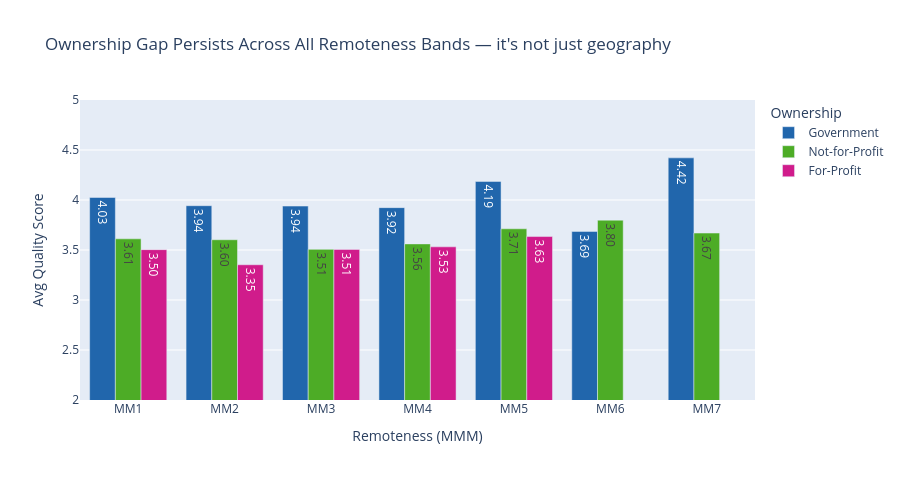

The code cell stored with this chart in its notebook:
### Markdown cell above
## Visual 5 — Ownership Quality Within Each MMM Band

Controls for geography: even within the same remoteness band, government outperforms for-profit. Kills the "rural facilities just happen to be government-run" counter-argument.

### Code cell
ownership_mmm = (
    ratings_raw
    .dropna(subset=['purpose_clean', 'mmm_code', 'quality_score'])
    .groupby(['mmm_code', 'purpose_clean'])
    .agg(avg_quality=('quality_score', 'mean'), n=('Service Name', 'nunique'))
    .reset_index()
)
ownership_mmm['mmm_label'] = ownership_mmm['mmm_code'].map(mmm_labels)

fig5 = px.bar(
    ownership_mmm,
    x='mmm_code', y='avg_quality', color='purpose_clean',
    barmode='group',
    category_orders={
        'mmm_code':      mmm_order,
        'purpose_clean': purpose_order,
    },
    color_discrete_map=colour_purpose,
    text_auto='.2f',
    hover_data={'n': True, 'mmm_label': True, 'mmm_code': False},
    labels={
        'mmm_code':      'Remoteness (MMM)',
        'avg_quality':   'Avg Quality Score',
        'purpose_clean': 'Ownership',
        'n':             'Facilities',
        'mmm_label':     'Remoteness',
    },
    title='Ownership Gap Persists Across All Remoteness Bands — it\'s not just geography',
)
fig5.update_layout(height=480, yaxis_range=[2.0, 5.0])
fig5.show()

### Figure 1 — Plotly figure (JSON) as saved in the notebook; plotly's stock layout.template omitted (floating-point values rounded to 4 significant figures)
{"data": [{"alignmentgroup": "True", "customdata": [[28, "MM1 Major city"], [25, "MM2 Inner regional"], [10, "MM3 Outer regional"], [36, "MM4 Remote"], [123, "MM5 Small rural town"], [10, "MM6 Remote community"], [3, "MM7 Very remote"]], "hovertemplate": "Ownership=Government<br>Avg Quality Score=%{y}<br>Facilities=%{customdata[0]}<br>Remoteness=%{customdata[1]}<extra></extra>", "legendgroup": "Government", "marker": {"color": "#2166ac", "pattern": {"shape": ""}}, "name": "Government", "offsetgroup": "Government", "orientation": "v", "showlegend": true, "textposition": "auto", "texttemplate": "%{y:.2f}", "type": "bar", "x": ["MM1", "MM2", "MM3", "MM4", "MM5", "MM6", "MM7"], "xaxis": "x", "y": [4.025, 3.943, 3.939, 3.924, 4.186, 3.686, 4.421], "yaxis": "y"}, {"alignmentgroup": "True", "customdata": [[1071, "MM1 Major city"], [142, "MM2 Inner regional"], [189, "MM3 Outer regional"], [140, "MM4 Remote"], [200, "MM5 Small rural town"], [20, "MM6 Remote community"], [9, "MM7 Very remote"]], "hovertemplate": "Ownership=Not-for-Profit<br>Avg Quality Score=%{y}<br>Facilities=%{customdata[0]}<br>Remoteness=%{customdata[1]}<extra></extra>", "legendgroup": "Not-for-Profit", "marker": {"color": "#4dac26", "pattern": {"shape": ""}}, "name": "Not-for-Profit", "offsetgroup": "Not-for-Profit", "orientation": "v", "showlegend": true, "textposition": "auto", "texttemplate": "%{y:.2f}", "type": "bar", "x": ["MM1", "MM2", "MM3", "MM4", "MM5", "MM6", "MM7"], "xaxis": "x", "y": [3.612, 3.603, 3.507, 3.561, 3.712, 3.798, 3.669], "yaxis": "y"}, {"alignmentgroup": "True", "customdata": [[848, "MM1 Major city"], [68, "MM2 Inner regional"], [55, "MM3 Outer regional"], [39, "MM4 Remote"], [31, "MM5 Small rural town"]], "hovertemplate": "Ownership=For-Profit<br>Avg Quality Score=%{y}<br>Facilities=%{customdata[0]}<br>Remoteness=%{customdata[1]}<extra></extra>", "legendgroup": "For-Profit", "marker": {"color": "#d01c8b", "pattern": {"shape": ""}}, "name": "For-Profit", "offsetgroup": "For-Profit", "orientation": "v", "showlegend": true, "textposition": "auto", "texttemplate": "%{y:.2f}", "type": "bar", "x": ["MM1", "MM2", "MM3", "MM4", "MM5"], "xaxis": "x", "y": [3.504, 3.352, 3.506, 3.532, 3.634], "yaxis": "y"}], "layout": {"barmode": "group", "height": 480, "legend": {"title": {"text": "Ownership"}, "tracegroupgap": 0}, "title": {"text": "Ownership Gap Persists Across All Remoteness Bands — it's not just geography"}, "xaxis": {"anchor": "y", "categoryarray": ["MM1", "MM2", "MM3", "MM4", "MM5", "MM6", "MM7"], "categoryorder": "array", "domain": [0, 1], "title": {"text": "Remoteness (MMM)"}}, "yaxis": {"anchor": "x", "domain": [0, 1], "range": [2, 5], "title": {"text": "Avg Quality Score"}}}}
